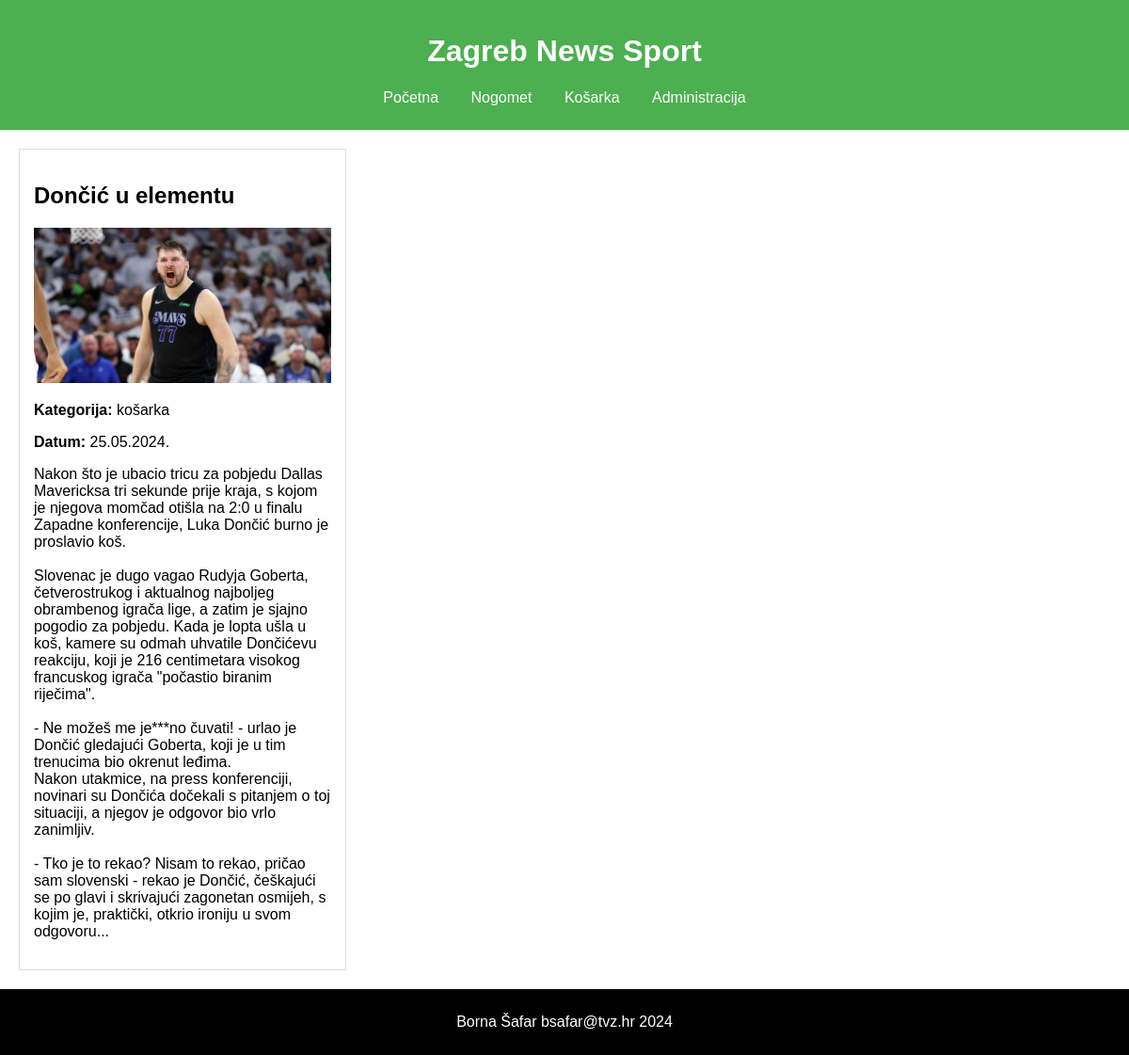
/clanak.php?id=4, run on the app's committed database.
### tables this page shows
CREATE TABLE `administracija` (
  `id` int(11) NOT NULL,
  `datum` varchar(32) NOT NULL,
  `naslov` varchar(64) NOT NULL,
  `sazetak` text NOT NULL,
  `tekst` text NOT NULL,
  `slika` varchar(64) NOT NULL,
  `kategorija` varchar(64) NOT NULL,
  `arhiva` tinyint(1) NOT NULL
);

### clanak.php (the view, shortened to what this page needs)
<!DOCTYPE html>
<html lang="en">
<head>
    <link rel="stylesheet" type="text/css" href="style.css">
</head>
<body>
    <header>
        <h1>Zagreb News Sport</h1>
        <nav>
            <a href="index.php">Početna</a>
            <a href="index.php?kategorija=nogomet">Nogomet</a>
            <a href="index.php?kategorija=košarka">Košarka</a>
            <a href="login.html">Administracija</a>
        </nav>
    </header>
    <div class="content">
        <?php
        if (isset($_GET['id']) && is_numeric($_GET['id'])) {
            $id = intval($_GET['id']);
            include 'connect.php';
            $sql = "SELECT naslov, slika, tekst, kategorija, datum FROM administracija WHERE id = $id AND arhiva = 1";
            $result = $dbc->query($sql);
            if ($result->num_rows > 0) {
                $row = $result->fetch_assoc();
                echo "<article>";
                echo "<h2>" . htmlspecialchars($row["naslov"]) . "</h2>";
                if (!empty($row["slika"])) {
                    echo "<img src='" . htmlspecialchars($row["slika"]) . "' alt='Slika vijesti'>";
                }
                echo "<p><strong>Kategorija:</strong> " . htmlspecialchars($row["kategorija"]) . "</p>";
                echo "<p><strong>Datum:</strong> " . htmlspecialchars($row["datum"]) . "</p>";
                echo "<p>" . nl2br(htmlspecialchars($row["tekst"])) . "</p>";
                echo "</article>";
            } else {
                echo "<p>Članak nije pronađen.</p>";
            }
        } else {
            echo "<p>Neispravan ID članka.</p>";
        }
        ?>
    </div>
    <footer>
        <p>Borna Šafar bsafar@tvz.hr 2024</p>
    </footer>
</body>
</html>

### style.css (style rules this page uses)
body { font-family: Arial, sans-serif; margin: 0 auto; padding: 0; }
header { background-color: #4CAF50; color: white; padding: 15px 0; text-align: center; margin: 0 auto; }
nav { margin: 10px 0; }
nav a { color: white; margin: 0 15px; text-decoration: none; }
.content { padding: 20px; }
article { border: 1px solid #ddd; padding: 15px; width: 30%; box-sizing: border-box; }
article img { max-width: 100%; height: auto; }
footer { background-color: black; color: white; text-align: center; padding: 10px 0; }

### data on the page
administracija: naslov "Dončić u elementu", slika (picture), kategorija "košarka", datum "25.05.2024.", tekst "Nakon što je ubacio tricu za pobjedu Dallas Mavericksa tri sekunde prije kraja, s kojom je njegova momčad otišla na 2:0 u finalu Zapadne konferencije, Luka Dončić burno je proslavio koš. Slovenac je dugo vagao Rudyja Goberta, četverostrukog i aktualnog najboljeg obrambenog igrača lige, a zatim je sjajno pogodio za pobjedu. Kada je lopta ušla u koš, kamere su odmah uhvatile Dončićevu reakciju, koji je 216 centimetara visokog francuskog igrača \"počastio biranim riječima\". - Ne možeš me je***no čuvati! - urlao je Dončić gledajući Goberta, koji je u tim trenucima bio okrenut leđima. Nakon utakmice, na press konferenciji, novinari su Dončića dočekali s pitanjem o toj situaciji, a njegov je…"
